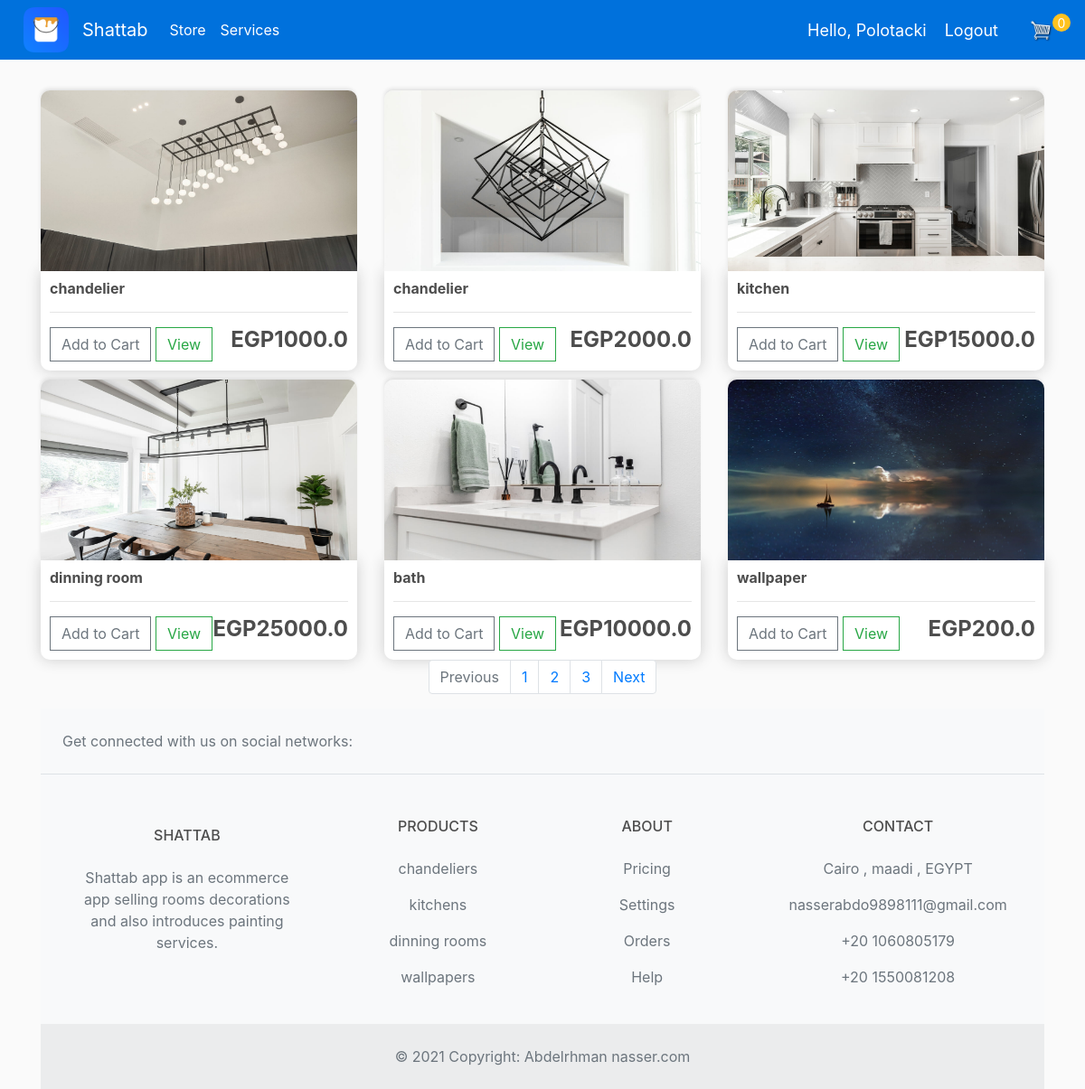
The app's page / (signed in) with its own data.
### store/models.py (models this page shows, shortened)
class Product(models.Model):
    name = models.CharField(max_length=200)
    price = models.FloatField()
    digital = models.BooleanField(default=False, null=True, blank=True)
    image = models.ImageField(null=True, blank=True)

### store/views.py (the view)
# urls.py: path('', include('store.urls')),
def store(request):
    data = cartData(request)
    cartItems = data['cartItems']
    order = data['order']
    items = data['items']
    products = Product.objects.all()
    context = {'products': products, 'cartItems': cartItems}
    return render(request, 'store/store.html', context)

### store/models.py (called while the page is built)
    @property
    def get_cart_items(self):
        orderitems = self.orderitem_set.all()
        total = sum([item.quantity for item in orderitems])
        return total

### store/utils.py (called while the page is built)
def cartData(request):
	if request.user.is_authenticated:
		customer = request.user.customer
		order, created = Order.objects.get_or_create(customer=customer, complete=False)
		items = order.orderitem_set.all()
		cartItems = order.get_cart_items
	else:
		cookieData = cookieCart(request)
		cartItems = cookieData['cartItems']
		order = cookieData['order']
		items = cookieData['items']
	return {'cartItems':cartItems ,'order':order, 'items':items}

### Templates/store/store.html (shortened to what this page needs)
{% extends 'store/main.html' %}
{% load static %}
{% block content %}
<main>
<div class="row">
    {% for product in products %}
    <div class="col-lg-4">
        <img class="thumbnail" src="{{product.image.url}}">
        <div class="box-element product">
            <h6><strong>{{product.name}}</strong></h6>
            <hr>
            <button  data-product={{product.id}} data-action="add" class="btn btn-outline-secondary add-btn update-cart">Add to Cart</button>
            <a class="btn btn-outline-success" href="#">View</a>
            <h4 style="display: inline-block; float: right"><strong>EGP{{product.price}}</strong></h4>
        </div>
    </div>
    {%endfor%}
</div>
</main>
<nav aria-label="Page navigation example">
    <ul class="pagination justify-content-center">
        <li class="page-item disabled">
            <a class="page-link" href="#" tabindex="-1" aria-disabled="true">Previous</a>
        </li>
        <li class="page-item"><a class="page-link" href="#">1</a></li>
        <li class="page-item"><a class="page-link" href="#">2</a></li>
        <li class="page-item"><a class="page-link" href="#">3</a></li>
        <li class="page-item">
            <a class="page-link" href="#">Next</a>
        </li>
    </ul>
</nav>
<footer class="text-center text-lg-start bg-light text-muted">
    <section
            class="d-flex justify-content-center justify-content-lg-between p-4 border-bottom"
    >
        <div class="me-5 d-none d-lg-block">
            <span>Get connected with us on social networks:</span>
        </div>
    </section>
    <section class="">
        <div class="container text-center text-md-start mt-5">
            <div class="row mt-3">
                <div class="col-md-3 col-lg-4 col-xl-3 mx-auto mb-4">
                    <h6 class="text-uppercase fw-bold mb-4">
                        SHATTAB
                    </h6>
                    <p>
                        Shattab app is an ecommerce app selling rooms decorations and also introduces painting services.
                    </p>
                </div>
                <div class="col-md-2 col-lg-2 col-xl-2 mx-auto mb-4">
                    <h6 class="text-uppercase fw-bold mb-4">
                        Products
                    </h6>
                    <p>
                        <a href="#!" class="text-reset">chandeliers</a>
                    </p>
                    <p>
                        <a href="#!" class="text-reset">kitchens</a>
                    </p>
                    <p>
                        <a href="#!" class="text-reset">dinning rooms</a>
                    </p>
                    <p>
                        <a href="#!" class="text-reset">wallpapers </a>
                    </p>
                </div>
                <div class="col-md-3 col-lg-2 col-xl-2 mx-auto mb-4">
                    <h6 class="text-uppercase fw-bold mb-4">
                        ABOUT
                    </h6>
                    <p>
                        <a href="#!" class="text-reset">Pricing</a>
                    </p>
                    <p>
                        <a href="#!" class="text-reset">Settings</a>
                    </p>
                    <p>
                        <a href="#!" class="text-reset">Orders</a>
                    </p>
                    <p>
                        <a href="#!" class="text-reset">Help</a>
                    </p>
                </div>
                <div class="col-md-4 col-lg-3 col-xl-3 mx-auto mb-md-0 mb-4">
                    <h6 class="text-uppercase fw-bold mb-4">
                        Contact
                    </h6>
                    <p> Cairo , maadi , EGYPT</p>
                    <p>
                        nasserabdo9898111@gmail.com
                    </p>
                    <p> +20 1060805179</p>
                    <p> +20 1550081208</p>
                </div>
            </div>
        </div>
    </section>
    <div class="text-center p-4" style="background-color: rgba(0, 0, 0, 0.05);">
        © 2021 Copyright:
        <a class="text-reset fw-bold" href="https://mdbootstrap.com/">Abdelrhman nasser.com</a>
    </div>
</footer>
{% endblock content %}

### Templates/store/main.html (shortened to what this page needs)
<!DOCTYPE html>
{% load static %}
<html>
<head>
    <link rel="stylesheet" href="https://stackpath.bootstrapcdn.com/bootstrap/4.4.1/css/bootstrap.min.css">
    <link rel="stylesheet" type="text/css" href="{% static 'css/main.css' %}">
</head>
<body>
<nav class="navbar navbar-expand-lg navbar-dark bg-dark">
    <div class="form-inline my-2 my-lg-0">
        <a href="{% url 'store' %}">
            <img  id="icon" src="{% static 'images/icon.png' %}">
        </a>
    </div>
    <a class="navbar-brand" href="{% url 'store' %}">Shattab</a>
    <div class="collapse navbar-collapse" id="navbarSupportedContent">
        <ul class="navbar-nav mr-auto">
            <li class="nav-item active">
                <a class="nav-link" href="{% url 'store' %}">Store <span class="sr-only">(current)</span></a>
            </li>
            <li class="nav-item active">
                <a class="nav-link" href="{% url 'services' %}">Services <span class="sr-only">(current)</span></a>
            </li>
        </ul>
        {% if request.user.is_authenticated %}
        <span class="hello-msg">Hello, {{request.user}}</span>
        <span ><a  class="hello-msg" href="{% url 'logout' %}">Logout</a></span>
        {% else %}
        <a href="{% url 'login' %}"class="btn btn-warning"style="visibility: visible;">Login</a>
        {% endif %}
        <div class="form-inline my-2 my-lg-0">
            <a href="{% url 'cart' %}">
                <img  id="cart-icon" src="{% static 'images/cart.png' %}">
            </a>
            <p id="cart-total">{{cartItems}}</p>
        </div>
    </div>
</nav>
<div class="container">
    <br>
    {% block content %}
    {% endblock content %}
</div>
</body>
</html>

### static/css/main.css (style rules this page uses)
body { background-color: hsl(0, 0%, 98%); }
h1,h2,h3,h4,h5,h6 { color:hsl(0, 0%, 30%); }
.box-element { box-shadow:hsl(0, 0%, 80%) 0 0 16px; background-color: #fff; padding: 10px; border-radius: 4px; }
.hello-msg { font-size: 18px; color: #fff; margin-right: 20px; }
.thumbnail { width: 100%; height: 200px; -webkit-box-shadow: -1px -3px 5px -2px rgba(214,214,214,1); -moz-box-shadow: -1px -3px 5px -2px rgba(214,214,214,1); box-shadow: -1px -3px 5px -2px rgba(214,214,214,1); border-radius: 10px 10px 0 0; }
.product { border-radius: 0 0 10px 10px; }
.bg-dark { background-color: #0071dc !important; }
#icon { width:50px; display: inline-block; margin-left: 10px; margin-right: 15px; }
#cart-icon { width:25px; display: inline-block; margin-left: 15px; }
#cart-total { display: block; text-align: center; color:#fff; background-color: #ffc220; width: 20px; height: 20px; border-radius: 50%; font-size: 14px; }
.col-lg-4, .col-lg-6, .col-lg-8, .col-lg-12 { margin-top: 10px; }
.btn { border-radius: 0; }

### records on screen
Product: image (picture), name "chandelier", price "1000.0"
Product: image (picture), name "chandelier", price "2000.0"
Product: image (picture), name "kitchen", price "15000.0"
Product: image (picture), name "dinning room", price "25000.0"
Product: image (picture), name "bath", price "10000.0"
Product: image (picture), name "wallpaper", price "200.0"

### other values on screen
{{ request.user }} "Polotacki"
{{ cartItems }} "0"
